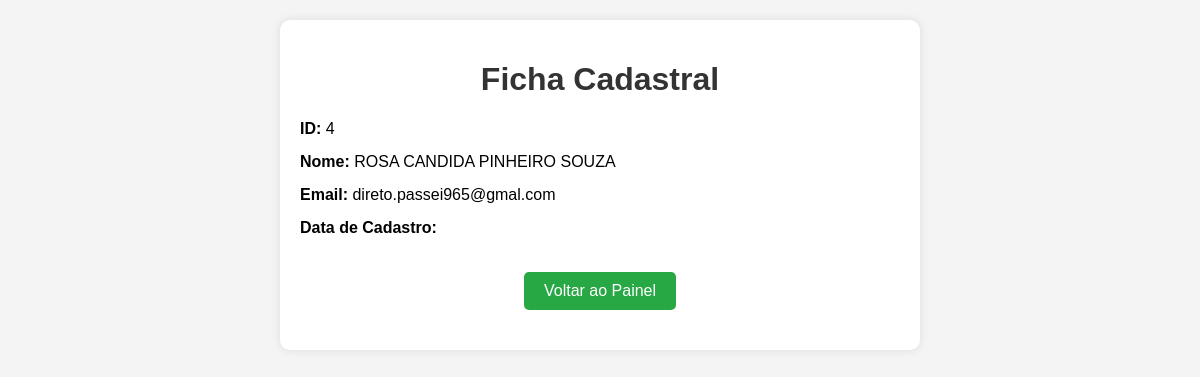
Screenshot of /ficha_cadastral.php (signed in) with the database file from the repository.
### tables this page shows
CREATE TABLE `usuarios` (
  `id` int(11) NOT NULL,
  `nome` varchar(100) NOT NULL,
  `email` varchar(100) NOT NULL,
  `senha` varchar(255) NOT NULL,
  `is_admin` tinyint(1) DEFAULT 0
);

### ficha_cadastral.php (the view, shortened to what this page needs)
<?php
require 'config.php';
$userId = $_SESSION['user_id'];
$stmt = $pdo->prepare("SELECT * FROM usuarios WHERE id = :id");
$stmt->execute(['id' => $userId]);
$usuario = $stmt->fetch();
?>
<!DOCTYPE html>
<html lang="pt-BR">
<head>
</head>
<body>
    <div class="container">
        <h1>Ficha Cadastral</h1>
        <div class="info"><strong>ID:</strong> <?= htmlspecialchars($usuario['id']) ?></div>
        <div class="info"><strong>Nome:</strong> <?= htmlspecialchars($usuario['nome']) ?></div>
        <div class="info"><strong>Email:</strong> <?= htmlspecialchars($usuario['email']) ?></div>
        <div class="info"><strong>Data de Cadastro:</strong> <?= htmlspecialchars($usuario['data_cadastro']) ?></div>
        <div style="text-align: center;">
            <a href="painel.php" class="btn">Voltar ao Painel</a>
        </div>
    </div>
</body>
</html>

### ficha_cadastral.php (style rules this page uses)
body { font-family: Arial, sans-serif; background-color: #f4f4f4; margin: 0; padding: 20px; }
.container { max-width: 600px; margin: auto; background: white; padding: 20px; border-radius: 10px; box-shadow: 0 0 10px rgba(0, 0, 0, 0.1); }
h1 { text-align: center; color: #333; }
.info { margin-bottom: 15px; }
.btn { display: inline-block; margin: 20px 0; padding: 10px 20px; background-color: #28a745; color: white; text-decoration: none; border-radius: 5px; }

### rows the page displays
usuarios: id "4", nome "ROSA CANDIDA PINHEIRO SOUZA", email "direto.passei965@gmal.com"
